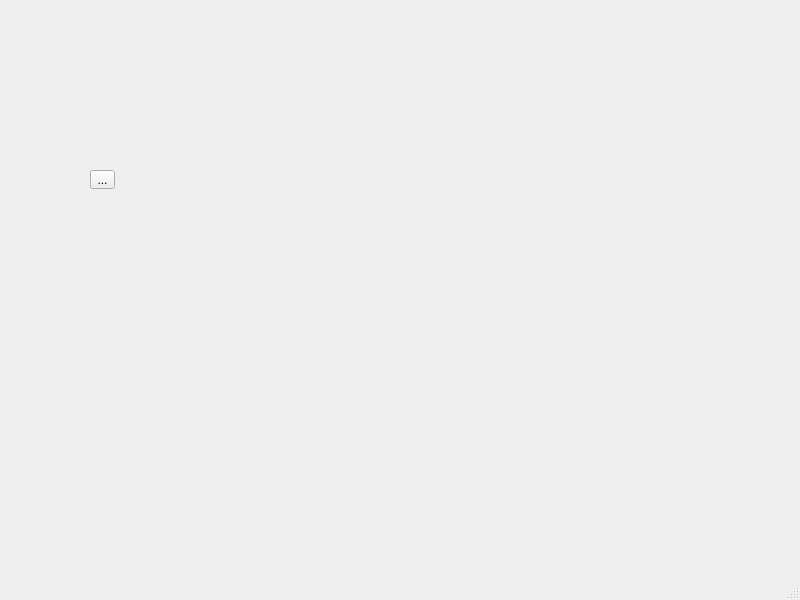
<?xml version="1.0" encoding="UTF-8"?>
<ui version="4.0">
 <class>MainWindow</class>
 <widget class="QMainWindow" name="MainWindow">
  <property name="geometry">
   <rect>
    <x>0</x>
    <y>0</y>
    <width>800</width>
    <height>600</height>
   </rect>
  </property>
  <property name="windowTitle">
   <string>MainWindow</string>
  </property>
  <widget class="QWidget" name="centralwidget">
   <widget class="QToolButton" name="toolButton">
    <property name="geometry">
     <rect>
      <x>90</x>
      <y>170</y>
      <width>25</width>
      <height>19</height>
     </rect>
    </property>
    <property name="text">
     <string>...</string>
    </property>
   </widget>
  </widget>
  <widget class="QMenuBar" name="menubar">
   <property name="geometry">
    <rect>
     <x>0</x>
     <y>0</y>
     <width>800</width>
     <height>21</height>
    </rect>
   </property>
  </widget>
  <widget class="QStatusBar" name="statusbar"/>
 </widget>
 <resources/>
 <connections/>
</ui>
